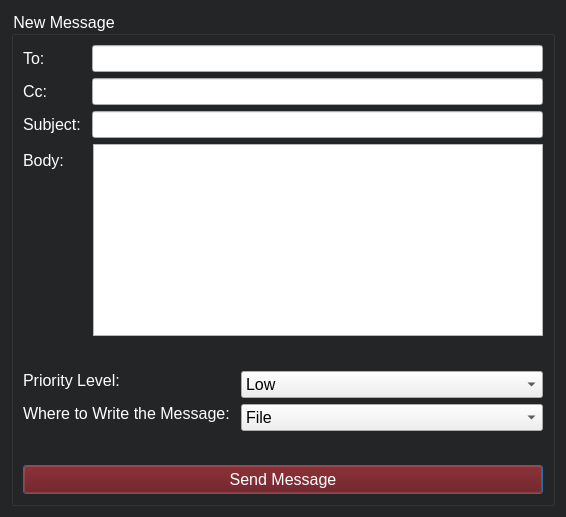
<?xml version="1.0" encoding="UTF-8"?>
<ui version="4.0">
 <class>MessageWindow</class>
 <widget class="QDialog" name="MessageWindow">
  <property name="geometry">
   <rect>
    <x>0</x>
    <y>0</y>
    <width>566</width>
    <height>517</height>
   </rect>
  </property>
  <property name="windowTitle">
   <string>Message Sender</string>
  </property>
  <property name="styleSheet">
   <string notr="true">QPushButton {
	background-color: rgb(102, 0, 0);
	color: white;
	font-size: 16px;
}
QDialog{
	background-color: rgb(35, 37, 39);
	font-size: 16px;
}
QGroupBox {
	background-color: rgb(35, 37, 39);
	color: white;
	font-size: 16px;
}
QLabel {
	color: white;
	font-size: 16px;
}
QCheckBox{
	color: white;
	font-size: 16px;
}
QMessageBox{
	color: white;
	background-color: rgb(35, 37, 39);
	font-size: 16px;
}
QComboBox{
	font-size: 16px;
}

QLineEdit{

 color: black;
font-size: 16px;
}
QTextEdit{

 color: black;
font-size: 16px;
}
</string>
  </property>
  <layout class="QHBoxLayout" name="horizontalLayout">
   <item>
    <widget class="QGroupBox" name="groupBox">
     <property name="title">
      <string>New Message</string>
     </property>
     <layout class="QVBoxLayout" name="verticalLayout_6">
      <item>
       <layout class="QFormLayout" name="formLayout">
        <item row="0" column="1">
         <layout class="QVBoxLayout" name="verticalLayout_2">
          <item>
           <widget class="QLineEdit" name="lineEdit_to">
            <property name="sizePolicy">
             <sizepolicy hsizetype="MinimumExpanding" vsizetype="MinimumExpanding">
              <horstretch>0</horstretch>
              <verstretch>0</verstretch>
             </sizepolicy>
            </property>
           </widget>
          </item>
          <item>
           <widget class="QLineEdit" name="lineEdit_cc">
            <property name="sizePolicy">
             <sizepolicy hsizetype="MinimumExpanding" vsizetype="MinimumExpanding">
              <horstretch>0</horstretch>
              <verstretch>0</verstretch>
             </sizepolicy>
            </property>
           </widget>
          </item>
          <item>
           <widget class="QLineEdit" name="lineEdit_subject">
            <property name="sizePolicy">
             <sizepolicy hsizetype="MinimumExpanding" vsizetype="MinimumExpanding">
              <horstretch>0</horstretch>
              <verstretch>0</verstretch>
             </sizepolicy>
            </property>
           </widget>
          </item>
         </layout>
        </item>
        <item row="0" column="0">
         <layout class="QVBoxLayout" name="verticalLayout">
          <item>
           <widget class="QLabel" name="label">
            <property name="sizePolicy">
             <sizepolicy hsizetype="MinimumExpanding" vsizetype="MinimumExpanding">
              <horstretch>0</horstretch>
              <verstretch>0</verstretch>
             </sizepolicy>
            </property>
            <property name="text">
             <string>To:</string>
            </property>
           </widget>
          </item>
          <item>
           <widget class="QLabel" name="label_2">
            <property name="sizePolicy">
             <sizepolicy hsizetype="MinimumExpanding" vsizetype="MinimumExpanding">
              <horstretch>0</horstretch>
              <verstretch>0</verstretch>
             </sizepolicy>
            </property>
            <property name="text">
             <string>Cc:</string>
            </property>
           </widget>
          </item>
          <item>
           <widget class="QLabel" name="label_3">
            <property name="sizePolicy">
             <sizepolicy hsizetype="MinimumExpanding" vsizetype="MinimumExpanding">
              <horstretch>0</horstretch>
              <verstretch>0</verstretch>
             </sizepolicy>
            </property>
            <property name="text">
             <string>Subject: </string>
            </property>
           </widget>
          </item>
         </layout>
        </item>
       </layout>
      </item>
      <item>
       <layout class="QFormLayout" name="formLayout_2">
        <item row="1" column="0">
         <widget class="QLabel" name="label_4">
          <property name="text">
           <string>Body:     </string>
          </property>
         </widget>
        </item>
        <item row="1" column="1">
         <widget class="QTextEdit" name="textEdit_body">
          <property name="sizePolicy">
           <sizepolicy hsizetype="MinimumExpanding" vsizetype="MinimumExpanding">
            <horstretch>0</horstretch>
            <verstretch>0</verstretch>
           </sizepolicy>
          </property>
         </widget>
        </item>
       </layout>
      </item>
      <item>
       <spacer name="verticalSpacer_2">
        <property name="orientation">
         <enum>Qt::Vertical</enum>
        </property>
        <property name="sizeHint" stdset="0">
         <size>
          <width>20</width>
          <height>2</height>
         </size>
        </property>
       </spacer>
      </item>
      <item>
       <layout class="QFormLayout" name="formLayout_3">
        <item row="0" column="0">
         <layout class="QVBoxLayout" name="verticalLayout_3">
          <item>
           <widget class="QLabel" name="label_5">
            <property name="text">
             <string>Priority Level:</string>
            </property>
           </widget>
          </item>
          <item>
           <widget class="QLabel" name="label_6">
            <property name="sizePolicy">
             <sizepolicy hsizetype="MinimumExpanding" vsizetype="MinimumExpanding">
              <horstretch>0</horstretch>
              <verstretch>0</verstretch>
             </sizepolicy>
            </property>
            <property name="text">
             <string>Where to Write the Message: </string>
            </property>
           </widget>
          </item>
         </layout>
        </item>
        <item row="0" column="1">
         <layout class="QVBoxLayout" name="verticalLayout_4">
          <item>
           <widget class="QComboBox" name="comboBox_pLevel">
            <property name="sizePolicy">
             <sizepolicy hsizetype="MinimumExpanding" vsizetype="MinimumExpanding">
              <horstretch>0</horstretch>
              <verstretch>0</verstretch>
             </sizepolicy>
            </property>
            <item>
             <property name="text">
              <string>Low</string>
             </property>
            </item>
            <item>
             <property name="text">
              <string>Medium</string>
             </property>
            </item>
            <item>
             <property name="text">
              <string>High</string>
             </property>
            </item>
           </widget>
          </item>
          <item>
           <widget class="QComboBox" name="comboBox_place">
            <property name="sizePolicy">
             <sizepolicy hsizetype="MinimumExpanding" vsizetype="MinimumExpanding">
              <horstretch>0</horstretch>
              <verstretch>0</verstretch>
             </sizepolicy>
            </property>
            <item>
             <property name="text">
              <string>File</string>
             </property>
            </item>
            <item>
             <property name="text">
              <string>Database</string>
             </property>
            </item>
           </widget>
          </item>
         </layout>
        </item>
       </layout>
      </item>
      <item>
       <spacer name="verticalSpacer">
        <property name="orientation">
         <enum>Qt::Vertical</enum>
        </property>
        <property name="sizeHint" stdset="0">
         <size>
          <width>15</width>
          <height>15</height>
         </size>
        </property>
       </spacer>
      </item>
      <item>
       <widget class="QPushButton" name="sendMessage">
        <property name="sizePolicy">
         <sizepolicy hsizetype="MinimumExpanding" vsizetype="MinimumExpanding">
          <horstretch>0</horstretch>
          <verstretch>0</verstretch>
         </sizepolicy>
        </property>
        <property name="text">
         <string>Send Message</string>
        </property>
       </widget>
      </item>
     </layout>
    </widget>
   </item>
  </layout>
 </widget>
 <resources/>
 <connections/>
</ui>
